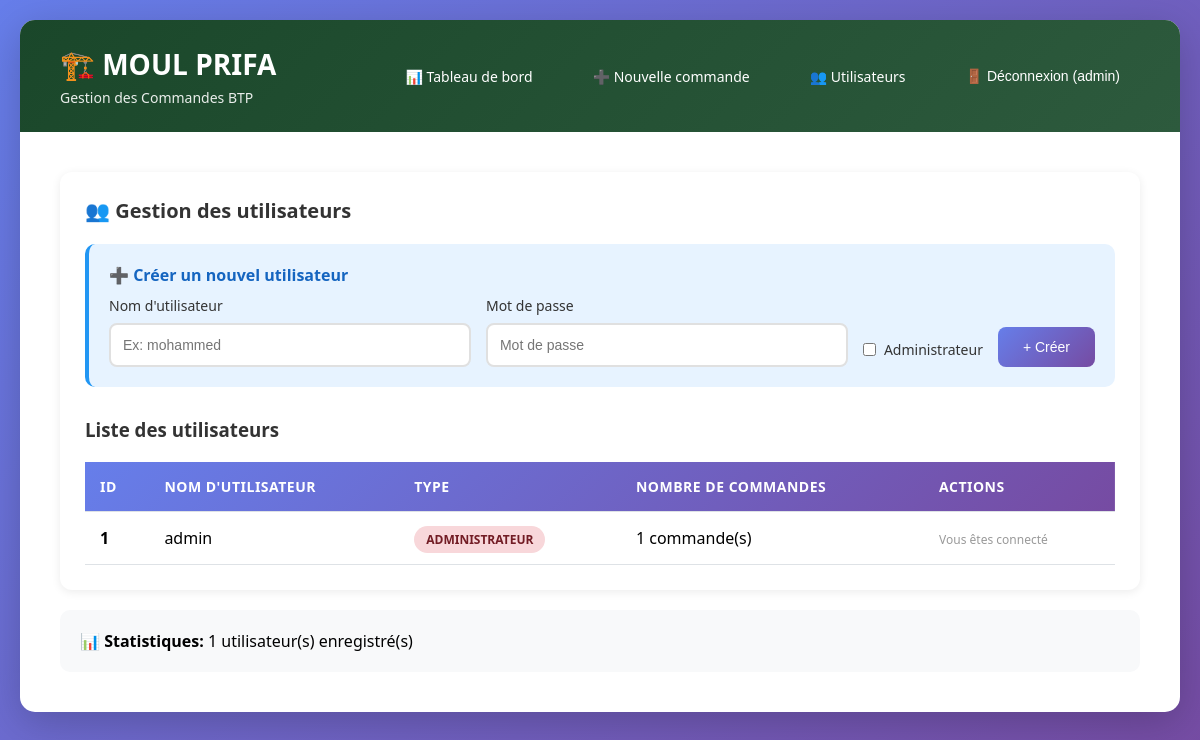
The page /admin/utilisateurs (signed in) on the database its author committed.
### app.py (models this page shows)
class User(UserMixin, db.Model):
    id = db.Column(db.Integer, primary_key=True)
    username = db.Column(db.String(80), unique=True, nullable=False)
    password = db.Column(db.String(200), nullable=False)
    is_admin = db.Column(db.Boolean, default=False)
    commandes = db.relationship('Commande', backref='utilisateur', lazy=True)

### app.py (the view)
@app.route('/admin/utilisateurs')
@login_required
def admin_utilisateurs():
    if not current_user.is_admin:
        flash('Accès réservé aux administrateurs', 'danger')
        return redirect(url_for('dashboard'))
    utilisateurs = User.query.all()
    return render_template('admin_utilisateurs.html', utilisateurs=utilisateurs)

### app.py (called while the page is built)
@login_manager.user_loader
def load_user(user_id):
    return User.query.get(int(user_id))

### templates/admin_utilisateurs.html (shortened to what this page needs)
{% extends "base.html" %}
{% block content %}
<div class="card">
    <h2 class="card-title">👥 Gestion des utilisateurs</h2>
    <div style="background: #e7f3ff; padding: 20px; border-radius: 10px; margin-bottom: 30px; border-left: 4px solid #2196F3;">
        <h3 style="color: #1565C0; margin-bottom: 10px; font-size: 16px;">➕ Créer un nouvel utilisateur</h3>
        <form method="POST" action="{{ url_for('nouvel_utilisateur') }}" style="display: grid; grid-template-columns: 1fr 1fr auto auto; gap: 15px; align-items: end;">
            <div class="form-group" style="margin: 0;">
                <label for="username">Nom d'utilisateur</label>
                <input type="text" id="username" name="username" required placeholder="Ex: mohammed">
            </div>
            <div class="form-group" style="margin: 0;">
                <label for="password">Mot de passe</label>
                <input type="password" id="password" name="password" required placeholder="Mot de passe">
            </div>
            <div class="form-group" style="margin: 0;">
                <label style="display: flex; align-items: center; gap: 8px; cursor: pointer;">
                    <input type="checkbox" name="is_admin" style="width: auto;">
                    <span>Administrateur</span>
                </label>
            </div>
            <button type="submit" class="btn btn-primary" style="margin: 0;">+ Créer</button>
        </form>
    </div>
    <h3 style="margin-bottom: 20px; color: #333;">Liste des utilisateurs</h3>
    <div class="table-container">
        <table>
            <thead>
                <tr>
                    <th>ID</th>
                    <th>Nom d'utilisateur</th>
                    <th>Type</th>
                    <th>Nombre de commandes</th>
                    <th>Actions</th>
                </tr>
            </thead>
            <tbody>
                {% for user in utilisateurs %}
                <tr>
                    <td><strong>{{ user.id }}</strong></td>
                    <td>{{ user.username }}</td>
                    <td>
                        {% if user.is_admin %}
                            <span class="badge badge-danger">Administrateur</span>
                        {% else %}
                            <span class="badge badge-info">Utilisateur</span>
                        {% endif %}
                    </td>
                    <td>{{ user.commandes|length }} commande(s)</td>
                    <td>
                        {% if user.id != current_user.id %}
                            <button class="btn btn-secondary" style="padding: 8px 15px; font-size: 12px;" disabled>🔧 Gérer</button>
                        {% else %}
                            <span style="color: #999; font-size: 12px;">Vous êtes connecté</span>
                        {% endif %}
                    </td>
                </tr>
                {% endfor %}
            </tbody>
        </table>
    </div>
</div>
<div style="margin-top: 20px; padding: 20px; background: #f8f9fa; border-radius: 10px;">
    <strong>📊 Statistiques:</strong> {{ utilisateurs|length }} utilisateur(s) enregistré(s)
</div>
{% endblock %}

### templates/base.html (shortened to what this page needs)
<!DOCTYPE html>
<html lang="fr">
<head>
</head>
<body>
    <div class="container">
        <div class="header">
            <div>
                <h1>🏗️ MOUL PRIFA</h1>
                <div class="subtitle">Gestion des Commandes BTP</div>
            </div>
            {% if current_user.is_authenticated %}
            <div class="nav-menu">
                <a href="{{ url_for('dashboard') }}">📊 Tableau de bord</a>
                <a href="{{ url_for('nouvelle_commande') }}">➕ Nouvelle commande</a>
                {% if current_user.is_admin %}
                <a href="{{ url_for('admin_utilisateurs') }}">👥 Utilisateurs</a>
                {% endif %}
                <form action="{{ url_for('logout') }}" method="GET" style="display:inline;">
                    <button type="submit">🚪 Déconnexion ({{ current_user.username }})</button>
                </form>
            </div>
            {% endif %}
        </div>
        <div class="content">
            {% block content %}{% endblock %}
        </div>
    </div>
</body>
</html>

### templates/base.html (style rules this page uses)
* { margin: 0; padding: 0; box-sizing: border-box; }
body { font-family: 'Segoe UI', Tahoma, Geneva, Verdana, sans-serif; background: linear-gradient(135deg, #667eea 0%, #764ba2 100%); min-height: 100vh; padding: 20px; }
.container { max-width: 1400px; margin: 0 auto; background: white; border-radius: 15px; box-shadow: 0 10px 40px rgba(0,0,0,0.2); overflow: hidden; }
.header { background: linear-gradient(135deg, #1a472a 0%, #2d5a3d 100%); color: white; padding: 25px 40px; display: flex; justify-content: space-between; align-items: center; }
.header h1 { font-size: 28px; font-weight: 600; }
.header .subtitle { font-size: 14px; opacity: 0.9; margin-top: 5px; }
.nav-menu { display: flex; gap: 20px; align-items: center; }
.nav-menu a, .nav-menu button { color: white; text-decoration: none; padding: 10px 20px; border-radius: 8px; transition: background 0.3s; border: none; background: transparent; cursor: pointer; font-size: 14px; }
.content { padding: 40px; }
.btn { padding: 12px 25px; border: none; border-radius: 8px; cursor: pointer; font-size: 14px; font-weight: 500; transition: all 0.3s; text-decoration: none; display: inline-block; }
.btn-primary { background: linear-gradient(135deg, #667eea 0%, #764ba2 100%); color: white; }
.table-container { overflow-x: auto; margin-top: 20px; }
table { width: 100%; border-collapse: collapse; background: white; }
thead { background: linear-gradient(135deg, #667eea 0%, #764ba2 100%); color: white; }
th, td { padding: 15px; text-align: left; border-bottom: 1px solid #dee2e6; }
th { font-weight: 600; font-size: 14px; text-transform: uppercase; letter-spacing: 0.5px; }
.form-group { margin-bottom: 20px; }
label { display: block; margin-bottom: 8px; font-weight: 500; color: #333; font-size: 14px; }
input[type="text"], input[type="password"], input[type="date"], input[type="number"], select, textarea { width: 100%; padding: 12px; border: 2px solid #e0e0e0; border-radius: 8px; font-size: 14px; transition: border 0.3s; }
.badge { padding: 5px 12px; border-radius: 20px; font-size: 12px; font-weight: 600; text-transform: uppercase; }
.badge-danger { background: #f8d7da; color: #721c24; }
.card { background: white; border-radius: 12px; padding: 25px; box-shadow: 0 2px 10px rgba(0,0,0,0.08); margin-bottom: 20px; }
.card-title { font-size: 20px; font-weight: 600; margin-bottom: 20px; color: #333; }

### rows shown on the page
User: username "admin", id "1", is_admin "ADMINISTRATEUR", commandes|length "1", shows "Vous êtes connecté"

### other values the page prints
{{ utilisateurs|length }} "1"
